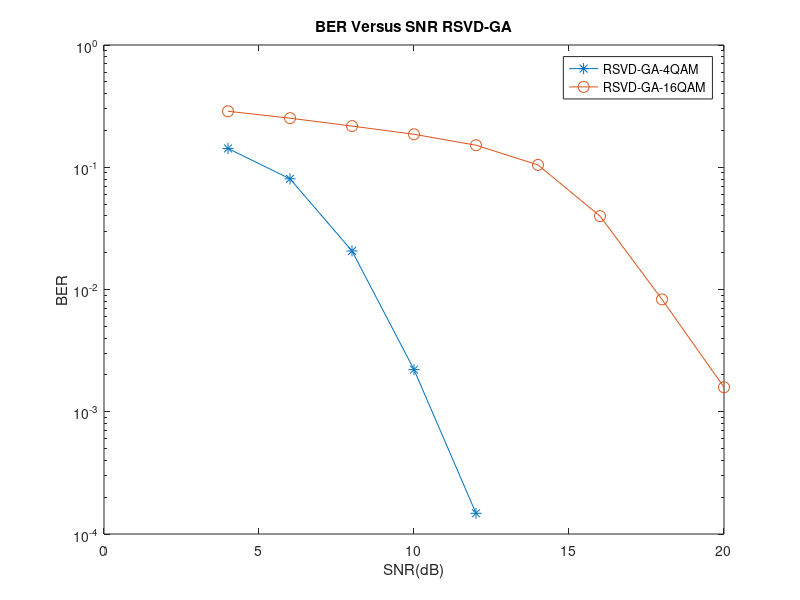

Here is the MATLAB script that generated this plot:
%% this routine plot the BER versus SNR(dB) figure for RSVD-GA
%% BER data
BER_RSVD_GA_32_4=[0.1425312500, 0.0804140625, 0.0206640625, 0.0022109375, 0.0001477192];
BER_RSVD_GA_32_16=[0.2870507812, 0.2520664062, 0.2172187500, 0.1861093750, 0.1514804688,...
    0.1044882812, 0.0398359375, 0.0083007812, 0.0015859375];

%% ploting figure
%% 4QAM
figure(1)
semilogy([4:2:12], BER_RSVD_GA_32_4, '-*', 'MarkerSize', 8), xlabel('SNR(dB)'), ylabel('BER');
hold on
semilogy([4:2:20], BER_RSVD_GA_32_16, '-o', 'MarkerSize', 8), xlabel('SNR(dB)'), ylabel('BER');
hold on 
title('BER Versus SNR RSVD-GA'), legend('RSVD-GA-4QAM', 'RSVD-GA-16QAM');
hold off
